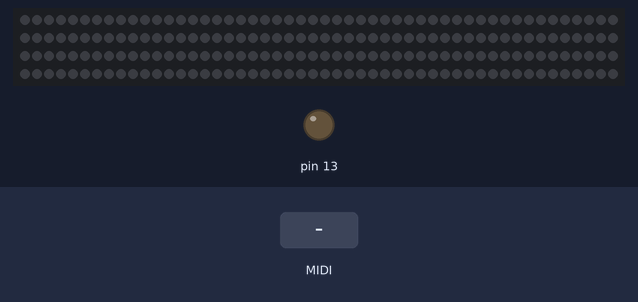
The sketch below on a simulated Arduino Uno, built with avr-gcc and run on an emulated ATmega328P. Parts: 200 RGB LEDs in strip order, left to right, continuing on the next row, output pins drawn as LEDs (lit = HIGH). The test bench sets the inputs (shaded band). Dim RGB values are drawn brighter than linear; MIDI output is not drawn.

Above: at 1.2 s.
1.3 s: MIDI note 36 received
At 1.75 s:
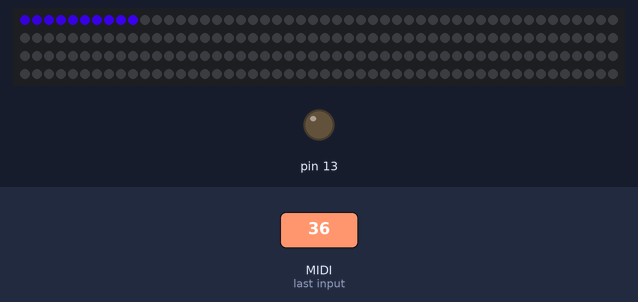
3.7 s: MIDI note 48 received
At 3.87 s:
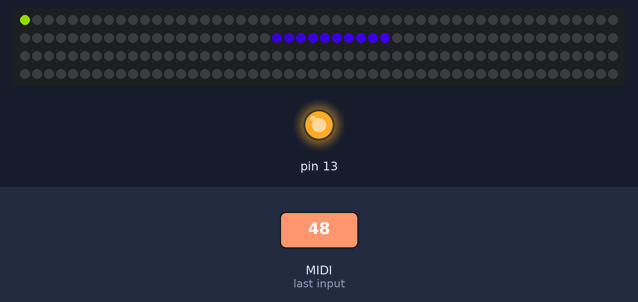
6.1 s: MIDI note 60 received
At 6.6 s:
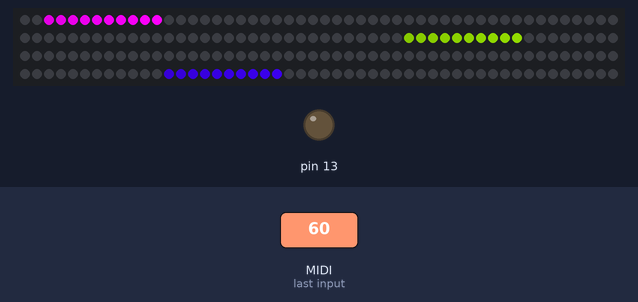
8.6 s: MIDI note 64 received
At 8.73 s:
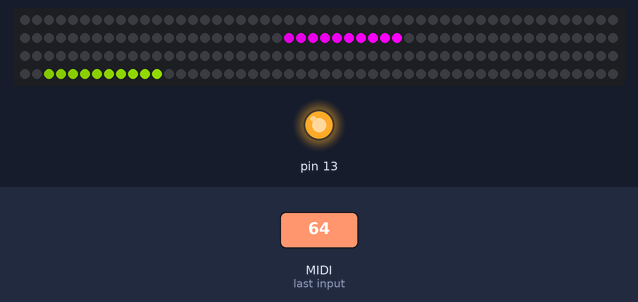
11.0 s: MIDI note 67 received
At 11.45 s:
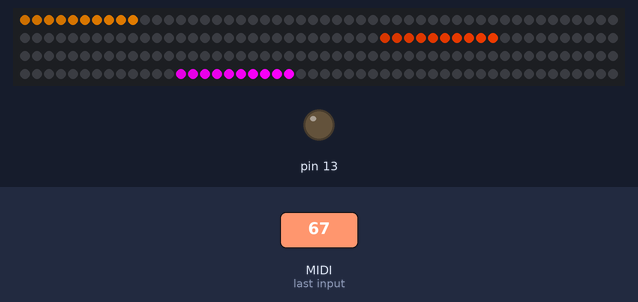
13.5 s: MIDI note 72 received
At 13.56 s:
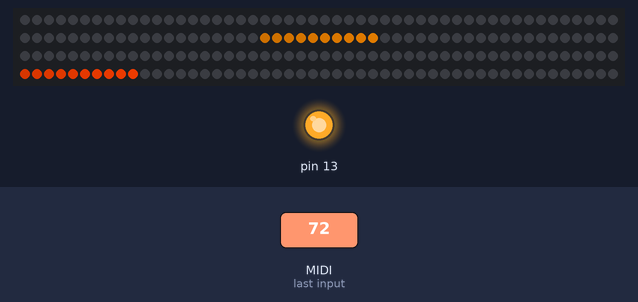
Timing chart, 0 to 16.5 s (numbered marks = the images above; inputs shaded):
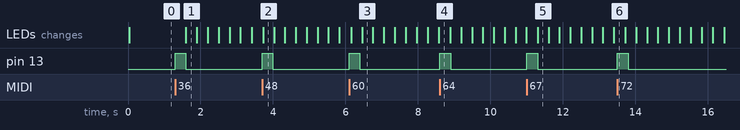

Measured:
- after the input at 1.3 s, pin 13: LOW → HIGH at once, → LOW 0.30 s later; the LEDs: change after 0.30 s (image 1)
- after the input at 3.7 s, pin 13: LOW → HIGH at once, → LOW 0.30 s later; the LEDs: change at once (image 2)
- after the input at 6.1 s, pin 13: LOW → HIGH at once, → LOW 0.30 s later; the LEDs: first change after 0.06 s (image 3 shows a later state)
- after the input at 8.6 s, pin 13: LOW → HIGH at once, → LOW 0.30 s later
- after the input at 11.0 s, pin 13: LOW → HIGH at once, → LOW 0.30 s later; the LEDs: change after 0.30 s (image 5)
- after the input at 13.5 s, pin 13: LOW → HIGH at once, → LOW 0.30 s later

The sketch:

midiChase.ino
```cpp
#include "TimerOne.h"
#include "FastLED.h"
#include <MIDI.h>


static const int shiftSpeed = 30000; //how many microseconds between light shifts/ticks
static const int NUM_LEDS = 200;
static const int DATA_PIN = 4;
static const float fadeScaler = 1.0;  //devide each channel by this number when shift() occurs.
                                      //1.0 is no fading.  1.01 would be a TINY bit of fading
static const int space = 60;          //how many keys do we care about at a time? Axiom61 is 60
static const int maxMidi = 128;       //the highest number we ever expect to get from midi
static const int onTime = 30;         //how many ticks can you hold a key down for?


//create an array that represents our LED strip
CRGB leds[NUM_LEDS];        //how many LEDs in our strip


//This is some magic sauce that determines the profile of colors that are
//being generated by RGB()
//b_max = space means that EVERY key can generate colors on the blue channel
//g_max = (space - (space/3.0)); means that green stops two thirds of the way across
//the midi piano
//this is all about defining areas of the piano where colors should be represented.

int b_max = space;
int g_max = (space - (space/3.0));
int r_max = (space - ((space/3.0)*2));

//global RGB channels.  These will get written to the 0 position every time shift() fires
int r = 0;
int g = 0;
int b = 0;


//onTimes remembers what what time various pitches came on at.  It can make lights fade just
//like sounds do
int onTimes[128];


//brightness dictates how bright the LEDs should be.  It decays as you hold the keys down.
//this is just the global declaration for it, since it is used globally
float brightness = 0;


//initialize the MIDI device.  This Serial means connected to the RX/TX pins on arduino
//Serial1 Serial2 etc. would be appropriate for an arduino mega.

MIDI_CREATE_INSTANCE(HardwareSerial, Serial, MIDI);


void setup() {
  FastLED.addLeds<NEOPIXEL, DATA_PIN, GRB>(leds, NUM_LEDS);
  releaseKeys(); //basically initialize the onTimes array with 0s.

  MIDI.setHandleNoteOn(handleNoteOn);  // Put only the name of the function
  MIDI.setHandleNoteOff(handleNoteOff);
  MIDI.begin();

  pinMode(13, OUTPUT);

  Timer1.initialize(shiftSpeed);
  Timer1.attachInterrupt(shift);
}

void loop() {
  MIDI.read();
}

void handleNoteOn(byte channel, byte pitch, byte velocity) {
  digitalWrite(13, HIGH);
  onTimes[pitch] = onTime;
}

void handleNoteOff(byte channel, byte pitch, byte velocity) {
  digitalWrite(13, LOW);
  onTimes[pitch] = 0;
}


//getPitch looks at every key that is currently pressed and calculates a weighted average (weighted towards recently pressed keys)
//of all the keys that are currently pressed.

int getPitch() {
  brightness = 0;
  float total = 0;
  float keysPressed = 0;
  int pitch = 0;
  for (int i=0; i<maxMidi; i++) {
    if (onTimes[i] > 0) {
      total+= i;
      keysPressed++;
      brightness+= onTimes[i];
    }
  }
  pitch = total / keysPressed;
  if (brightness > 30) {
    brightness = 30;
  }

  return(pitch);
}

void expireKeys() {
  for (int i=0; i<maxMidi; i++) {
    onTimes[i]--;
  }
}

void releaseKeys() {
  for (int i=0; i<maxMidi; i++) {
    onTimes[i] = 0;
  }
}


void rgb(int pitch) {
  r = 0;
  g = 0;
  b = 0;
  float scaler = brightness / 30.0;

  if (pitch > 60) {
    int offset = (pitch % 60);
    pitch = 60 - offset;
  }

  if (pitch > space) {
    pitch = pitch - (pitch - space);
  }

  if (pitch < r_max) {
    r = map(pitch,0,r_max,0,255);
  }
  if ((pitch >= r_max) && (pitch <= g_max)) {
    b = map(pitch-r_max,0,r_max,0,255);
    r = 255 - b;
  }
  if (pitch >= g_max) {
    r = map(pitch-g_max,0,r_max,0,255);
    g = 255 - r;
  }
  if (pitch == space) {
    b = 255;
  }

  r = r*scaler;
  g = g*scaler;
  b = b*scaler;
}

void shift() {
  expireKeys();
  int pitch = getPitch();
  rgb(pitch);
  for (int i = NUM_LEDS-1; i>=1; i--) {
    leds[i].r = leds[i-1].r/fadeScaler;
    leds[i].g = leds[i-1].g/fadeScaler;
    leds[i].b = leds[i-1].b/fadeScaler;
  }
  leds[0].r = r;
  leds[0].g = g;
  leds[0].b = b;
  FastLED.show();
}
```
